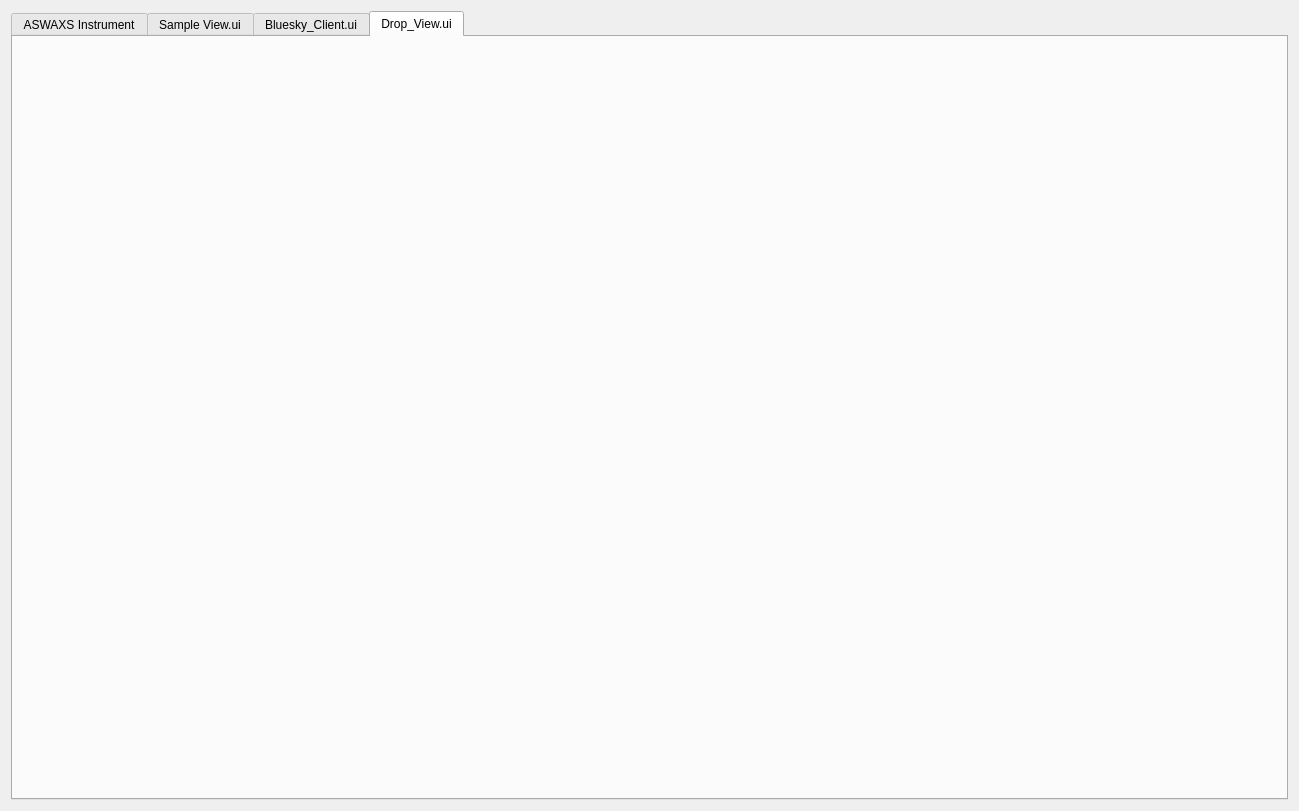
<?xml version="1.0" encoding="UTF-8"?>
<ui version="4.0">
 <class>Form</class>
 <widget class="PyDMFrame" name="Form">
  <property name="geometry">
   <rect>
    <x>0</x>
    <y>0</y>
    <width>1299</width>
    <height>811</height>
   </rect>
  </property>
  <property name="windowTitle">
   <string>Form</string>
  </property>
  <layout class="QHBoxLayout" name="horizontalLayout">
   <item>
    <widget class="QTabWidget" name="tabWidget">
     <property name="currentIndex">
      <number>3</number>
     </property>
     <widget class="QWidget" name="tab">
      <attribute name="title">
       <string>ASWAXS Instrument</string>
      </attribute>
      <widget class="PyDMEmbeddedDisplay" name="PyDMEmbeddedDisplay_3">
       <property name="geometry">
        <rect>
         <x>40</x>
         <y>40</y>
         <width>531</width>
         <height>651</height>
        </rect>
       </property>
       <property name="toolTip">
        <string/>
       </property>
       <property name="macros" stdset="0">
        <string>{}</string>
       </property>
       <property name="filename" stdset="0">
        <string>phdUltra.ui</string>
       </property>
       <property name="loadWhenShown" stdset="0">
        <bool>true</bool>
       </property>
       <property name="disconnectWhenHidden" stdset="0">
        <bool>true</bool>
       </property>
       <property name="followSymlinks" stdset="0">
        <bool>false</bool>
       </property>
      </widget>
     </widget>
     <widget class="QWidget" name="tab_2">
      <attribute name="title">
       <string>Sample View.ui</string>
      </attribute>
      <layout class="QHBoxLayout" name="horizontalLayout_2">
       <item>
        <widget class="PyDMEmbeddedDisplay" name="PyDMEmbeddedDisplay_2">
         <property name="toolTip">
          <string/>
         </property>
         <property name="macros" stdset="0">
          <string>{}</string>
         </property>
         <property name="filename" stdset="0">
          <string>Sample_View.py</string>
         </property>
         <property name="loadWhenShown" stdset="0">
          <bool>true</bool>
         </property>
         <property name="disconnectWhenHidden" stdset="0">
          <bool>true</bool>
         </property>
         <property name="followSymlinks" stdset="0">
          <bool>false</bool>
         </property>
        </widget>
       </item>
      </layout>
     </widget>
     <widget class="QWidget" name="tab_3">
      <attribute name="title">
       <string>Bluesky_Client.ui</string>
      </attribute>
      <layout class="QVBoxLayout" name="verticalLayout">
       <item>
        <widget class="PyDMEmbeddedDisplay" name="PyDMEmbeddedDisplay">
         <property name="toolTip">
          <string/>
         </property>
         <property name="macros" stdset="0">
          <string>{}</string>
         </property>
         <property name="filename" stdset="0">
          <string>Bluesky_Client.py</string>
         </property>
         <property name="loadWhenShown" stdset="0">
          <bool>true</bool>
         </property>
         <property name="disconnectWhenHidden" stdset="0">
          <bool>true</bool>
         </property>
         <property name="followSymlinks" stdset="0">
          <bool>false</bool>
         </property>
        </widget>
       </item>
      </layout>
     </widget>
     <widget class="QWidget" name="tab_4">
      <attribute name="title">
       <string>Drop_View.ui</string>
      </attribute>
      <layout class="QVBoxLayout" name="verticalLayout_2">
       <item>
        <widget class="PyDMEmbeddedDisplay" name="PyDMEmbeddedDisplay_4">
         <property name="toolTip">
          <string/>
         </property>
         <property name="filename" stdset="0">
          <string>Drop_View.py</string>
         </property>
        </widget>
       </item>
      </layout>
     </widget>
    </widget>
   </item>
  </layout>
 </widget>
 <customwidgets>
  <customwidget>
   <class>PyDMEmbeddedDisplay</class>
   <extends>QFrame</extends>
   <header>pydm.widgets.embedded_display</header>
  </customwidget>
  <customwidget>
   <class>PyDMFrame</class>
   <extends>QFrame</extends>
   <header>pydm.widgets.frame</header>
   <container>1</container>
  </customwidget>
 </customwidgets>
 <resources/>
 <connections/>
</ui>
